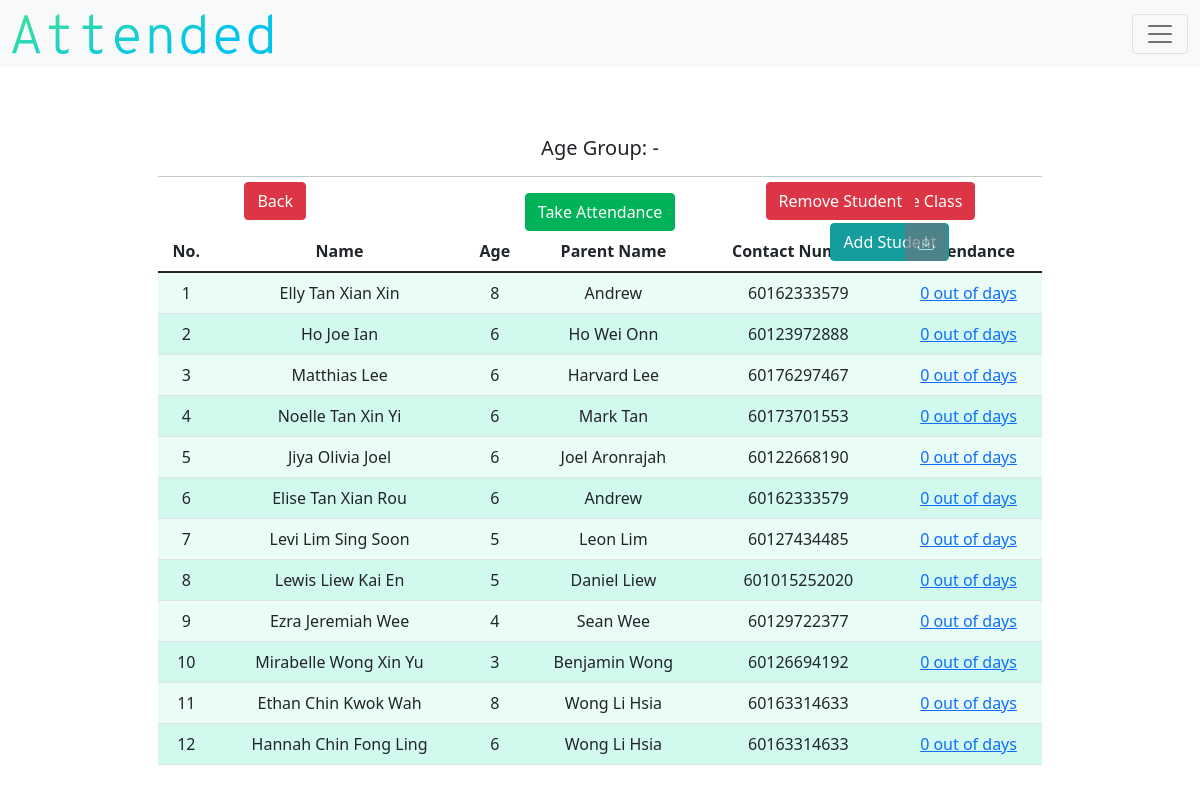
/detail_class/0 (signed in), run on the app's committed database.
### models.py (models this page shows)
class Student(db.Model):
    __tablename__ = "student"
    id = db.Column(db.Integer, primary_key=True)
    teacher_id = db.Column(db.Integer, db.ForeignKey("teacher.id"))
    class_id = db.Column(db.Integer, nullable=True, default=0)
    name = db.Column(db.String(), nullable=False)
    birth = db.Column(db.String(),nullable=False)
    age = db.Column(db.Integer(), nullable=False)
    gender = db.Column(db.String(), nullable=False)
    parent = db.Column(db.String(), nullable=True)
    parent2 = db.Column(db.String(), nullable=True)
    number = db.Column(db.Integer, nullable=True)
    number2 = db.Column(db.Integer, nullable=True)
    email = db.Column(db.String(), nullable=True)
    email2 = db.Column(db.String(), nullable=True)
    address = db.Column(db.String(), nullable=False)
    city = db.Column(db.String(), nullable=False)
    state = db.Column(db.String(), nullable=False)
    postcode = db.Column(db.Integer, nullable=False)
    attend_count = db.Column(db.Integer, nullable=True, default=0)
    student_attends = db.relationship("Attendance", backref="student_attend")

### application.py (the view)
@app.route("/detail_class/<string:id>")
def detail_class(id):
    teacher = current_user.get_id()
    teacher_object = db.session.query(Teacher).filter_by(id=teacher).first()
    if not current_user.is_authenticated:
        return redirect("/login")
    else:
        TABLE_HEADERS=["No.", "Name", "Age", "Parent Name", "Contact Number", "Attendance"]
        teacher = current_user.get_id()
        class_object = Class.query.filter_by(id = id).first()
        students = Student.query.filter_by(class_id=id, teacher_id=teacher)
        class_attendance = Attendance.query.filter_by(class_id=id, teacher_id=teacher)
        return render_template("detail-class.html", classes=class_object, headers=TABLE_HEADERS, students=students, attendances=class_attendance, teacher=teacher_object)

### application.py (called while the page is built)
@login.user_loader
def load_user(id):
    return Teacher.query.get(id)

### templates/detail-class.html (shortened to what this page needs)
{% extends "layout.html" %}
{% block main %}
        <h5> Age Group: {{classes.lowest_age}} - {{classes.highest_age}} </h5>
        <a class="btn btn-danger" id="detail-class-del" href="/delete-class/{{classes.id}}" type="button">Delete Class</a>
        {% if classes.student_count != 0 %}
        <a class="btn btn-danger" id="detail-class-rem-student" href="/remove-student-class/{{classes.id}}" type="button">Remove Student</a>
        {% endif %}
        <a class="btn btn-danger" id="detail-class-back" href="/class" type="button">Back</a>
        <hr>
        <div class="d-grid gap-2 d-md-block">
          {% if classes.student_count != 0 %}
          <a class="btn btn-success" id="detail-class-attendance" href="/take-attendance/{{classes.id}}" role="button">Take Attendance</a>
          {% endif %}
          <a class="btn btn-secondary" id="detail-class-add" href="/add_student_class/{{classes.id}}" role="button">Add Student</a>
          <button disabled type="button" id="detail-class-export" class="btn btn-secondary"></button>
        </div>
        {% if classes.student_count != 0 %}
        <div class="table-responsive">
          <table class="table table-hover">
                  <thead>
                          <tr>
                                  {% for header in headers %}
                                  <th id="header"> {{ header }} </th>
                                  {% endfor %}
                          </tr>
                  </thead>
                  <tbody>
                  {% for student in students %}
                  <tr>
                          <td class="counterCell"></td>
                          <td>{{student.name}}</td>
                          <td> {{student.age }} </td>
                          {% if student.parent == "" %}
                            <td> {{student.parent2 }}</td>
                            <td> {{student.number2 }}</td>
                          {% else %}
                            <td> {{student.parent}} </td>
                            <td> {{student.number}} </td>
                          {% endif %}
                          <td><a href="/detail_attendance/{{student.id}}">{{student.attend_count}} out of {{classes.attendance_count}} days</a></td>
                  </tr>
                  {% endfor %}
                  </tbody>
          </table>
        </div>
        {% endif %}
{% endblock %}

### static/css/style.css (style rules this page uses)
.btn-success { color:#FFFFFF; background-color: #00b359; border-color: #00b359; }
.btn-secondary { color:#FFFFFF; background-color:#159d9d; border-color:#159d9d; }
table { counter-reset: tableCount; }
.counterCell:before { content: counter(tableCount); counter-increment: tableCount; }
tr:nth-child(even) { background-color:#d2f9ed; }
tr:nth-child(odd) { background-color:#e9fcf6; }
#header { background-color:white; }
#detail-class-del { position:absolute; left: 71.5%; top:20%; }
#detail-class-rem-student { position:absolute; left:63.8%; top:20%; }
#detail-class-back { position:absolute; right: 74.5%; top:20%; }
#detail-class-attendance { position:relative; left: 0%; }
#detail-class-add { position:absolute; left:69.2%; top:24.5%; }
#detail-class-export { position:absolute; left: 75.4%; top:24.5%; }

### data on the page
Student: name "Elly Tan Xian Xin", age "8", parent "Andrew", number "60162333579", attend_count "0"
Student: name "Ho Joe Ian", age "6", parent "Ho Wei Onn", number "60123972888", attend_count "0"
Student: name "Matthias Lee", age "6", parent "Harvard Lee", number "60176297467", attend_count "0"
Student: name "Noelle Tan Xin Yi", age "6", parent "Mark Tan", number "60173701553", attend_count "0"
Student: name "Jiya Olivia Joel", age "6", parent "Joel Aronrajah", number "60122668190", attend_count "0"
Student: name "Elise Tan Xian Rou", age "6", parent "Andrew", number "60162333579", attend_count "0"
Student: name "Levi Lim Sing Soon", age "5", parent "Leon Lim", number "60127434485", attend_count "0"
Student: name "Lewis Liew Kai En", age "5", parent "Daniel Liew", number "601015252020", attend_count "0"
Student: name "Ezra Jeremiah Wee", age "4", parent "Sean Wee", number "60129722377", attend_count "0"
Student: name "Mirabelle Wong Xin Yu", age "3", parent "Benjamin Wong", number "60126694192", attend_count "0"
Student: name "Ethan Chin Kwok Wah", age "8", parent2 "Wong Li Hsia", number2 "60163314633", attend_count "0"
Student: name "Hannah Chin Fong Ling", age "6", parent2 "Wong Li Hsia", number2 "60163314633", attend_count "0"

### other printed values
{{ header }} "No." "Name" "Age" "Parent Name" "Contact Number" "Attendance"
